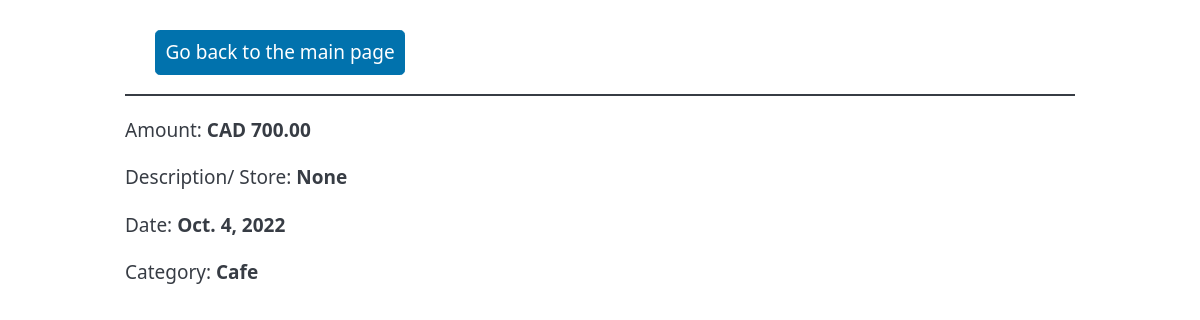
Screenshot of /detail/8 (signed in) with the database file from the repository.
### financeapp/models.py (models this page shows, shortened)
class Expense(models.Model):
    sum = models.FloatField(null=False)
    description = models.CharField(max_length=150, null=True, blank=True)
    created = models.DateField(null=False)
    category = models.ForeignKey(Category, on_delete=models.CASCADE)
    user_id = models.ForeignKey(User, on_delete=models.CASCADE)

class Category(models.Model):
    name = models.CharField(max_length=25, null=False)
    user_id = models.ForeignKey(User, on_delete=models.CASCADE)
    class Meta:
        constraints = [
            models.UniqueConstraint(fields=['user_id', 'name'], name='category of username')
        ]

### financeapp/views.py (the view)
# urls.py: path('detail/<int:expense_id>', views.detail, name='detail'),
@login_required
def detail(request, expense_id):
    expense = get_object_or_404(Expense, pk=expense_id, user_id=request.user)
    return render(request, 'financeapp/detail.html', {"expense": expense})

### financeapp/templates/financeapp/detail.html
{% extends "financeapp/base.html" %}
{% block content %}
<p>Amount: <b>CAD {{expense.sum|floatformat:2}}</b></p>
<p>Description/ Store: <b>{{expense.description}}</b></p>
<p>Date: <b>{{expense.created}}</b></p>
<p>Category: <b> {{expense.category.name}}</b></p>
{% endblock %}

### rows the page displays
Expense: sum "700.00", description "None", created "Oct. 4, 2022", category.name "Cafe"
